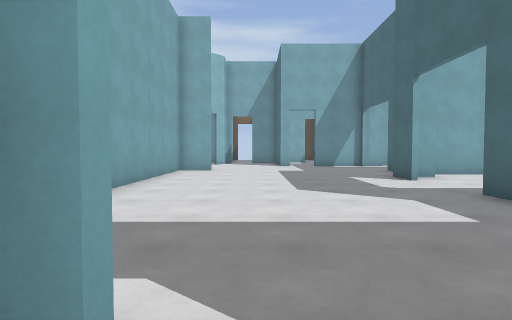
View 1 (above)

24 first-person views from a walk through a 3-D level made in the Godot game engine. The camera is 1.4 m above the floor, tilts 2° down and sees 80° across. The floor is counted in squares, 1.67 m on a side. Each view is taken from the middle of a square. On the plan, view 1 faces up. The plan holds only what a view shows up to about 11 squares ahead; the rest is blank. The place goes on beyond the plan. Characters and animated objects are left out. Surface patterns are stand-ins for the level's own textures.

View 2
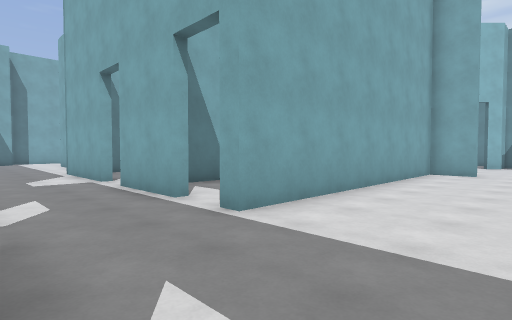

View 3
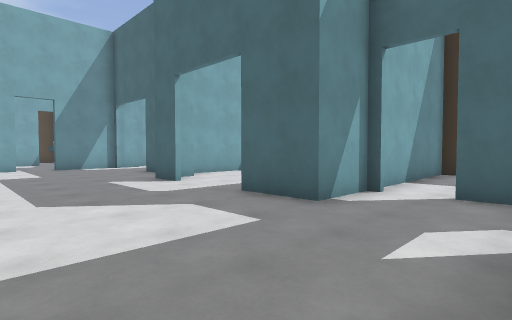

View 4
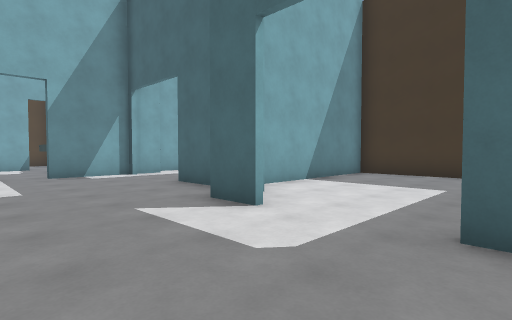

View 5
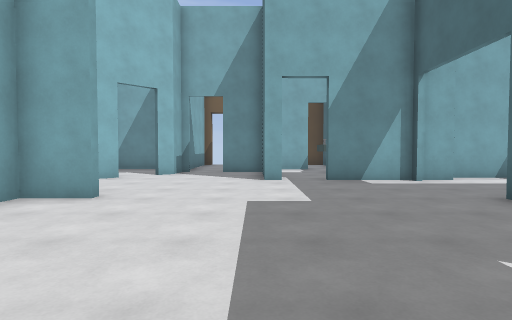

View 6
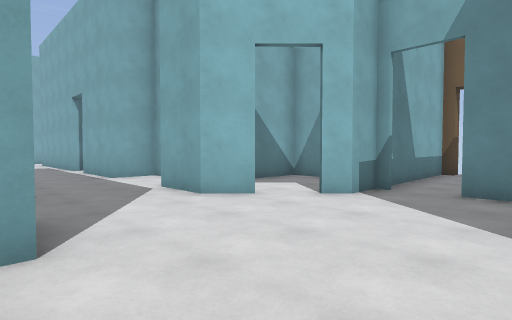

View 7
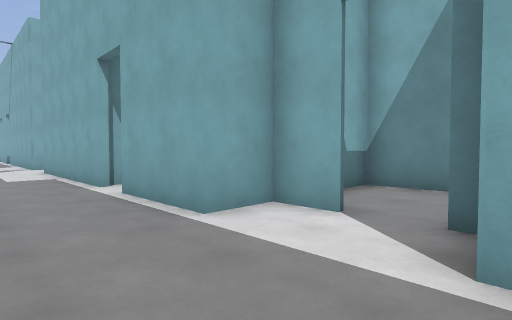

View 8
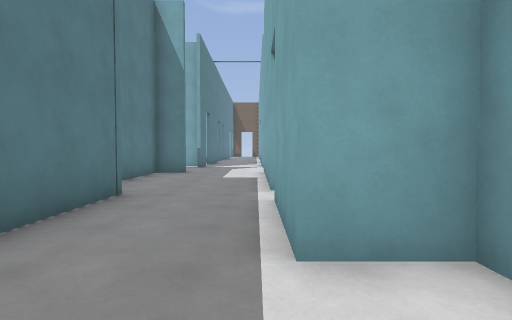

View 9
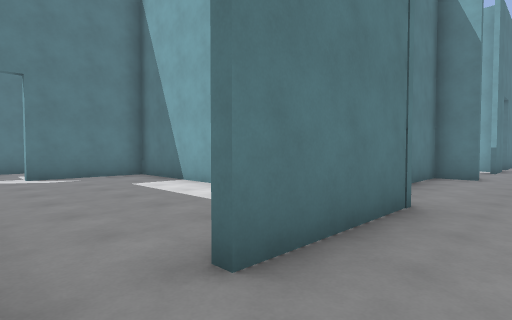

View 10
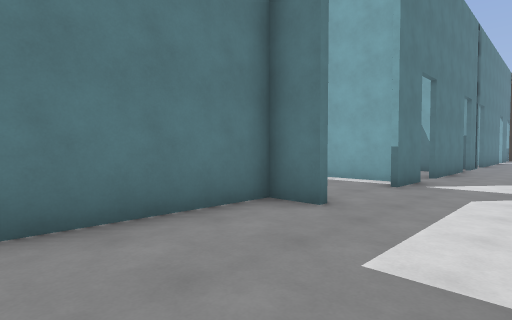

View 11
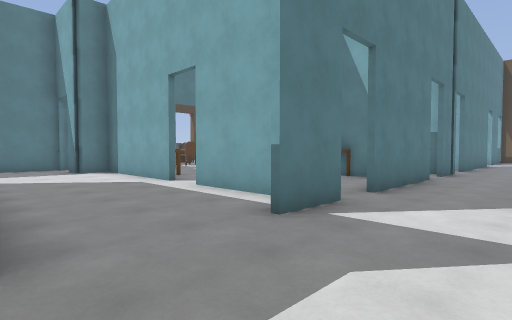

View 12
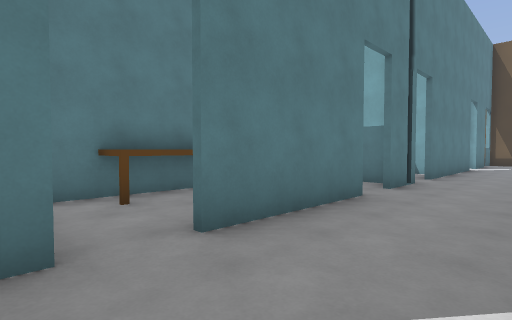

View 13
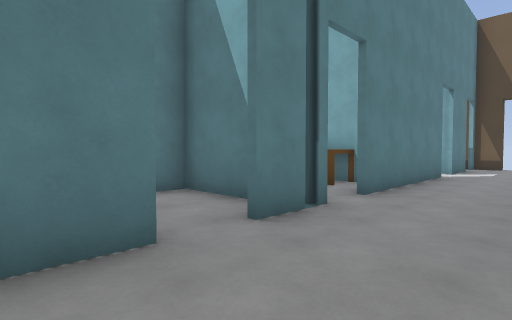

View 14
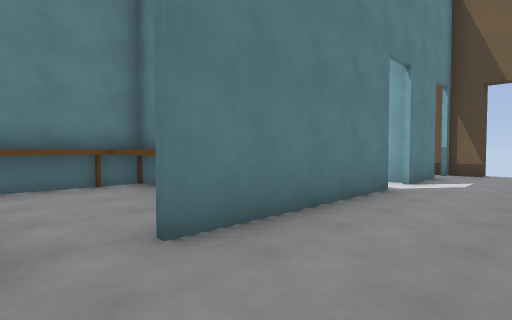

View 15
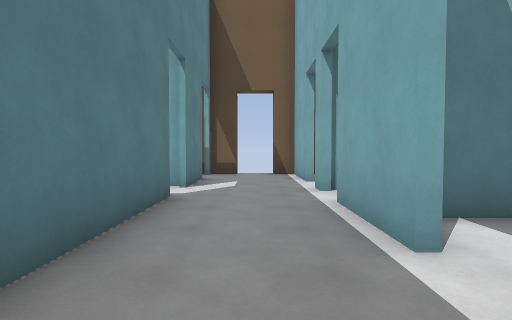

View 16
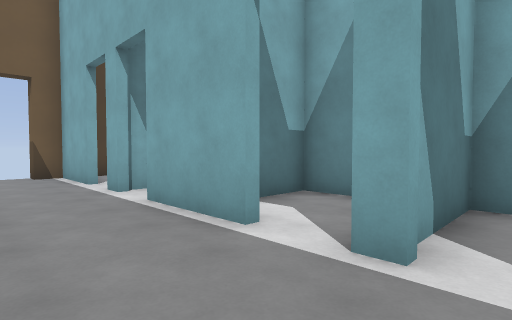

View 17
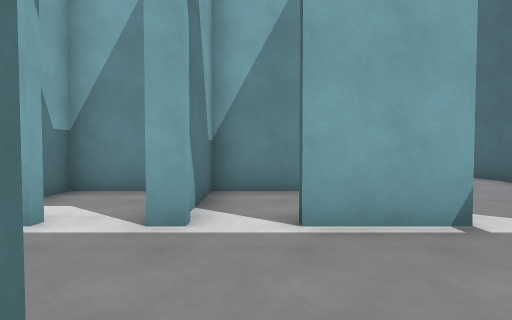

View 18
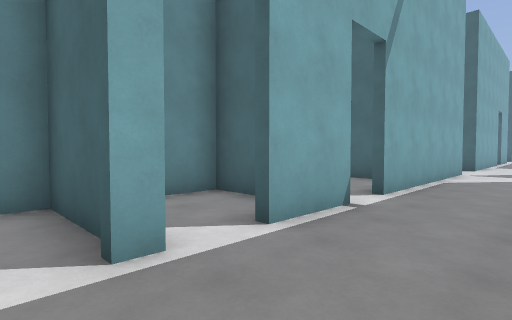

View 19
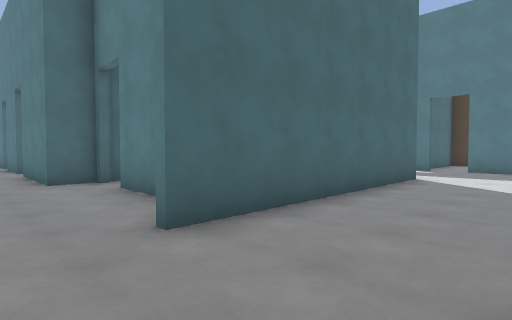

View 20
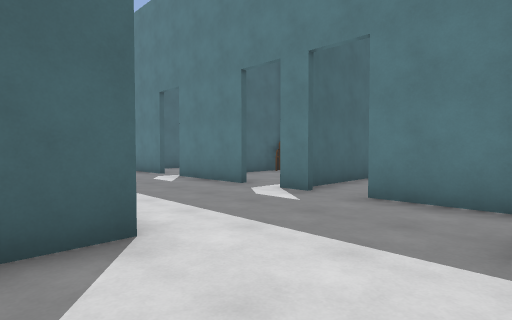

View 21
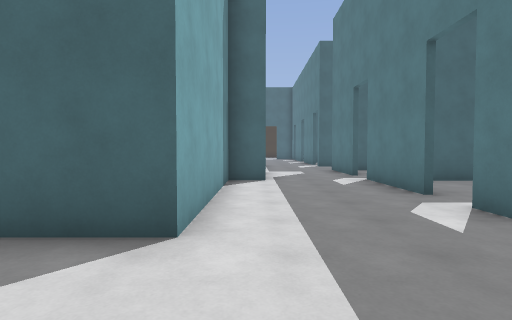

View 22
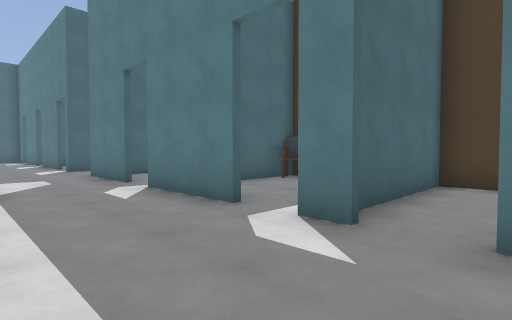

View 23
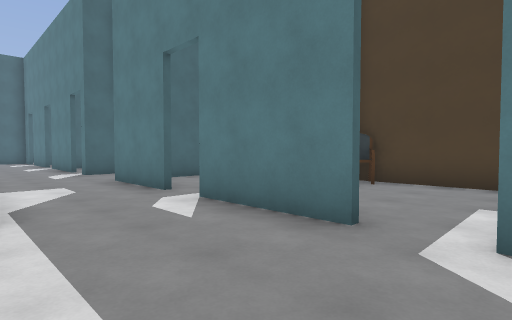

View 24
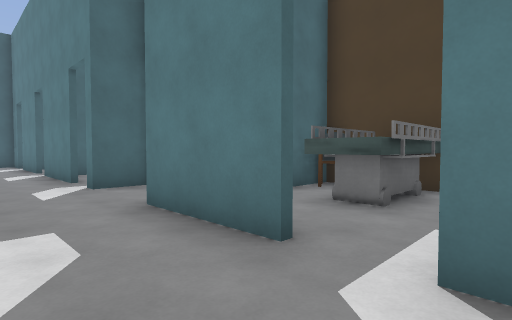

### Floor plan
Key: @ floor where view 1 was taken; # wall or solid block; . floor; ^ raised ledge.
Columns run from 41 left of view 1 to 12 right of it. Each row starts with its distance up from view 1.
 24                                        #
 23                                        #.
 22                                        #.
 21                                        #.
 20                                  ####  #.
 19                                  #..#  #..
 18        ####### ..                #..#  #.##..#
 17 #      #..#..#...#               #..# .#..#..#
 16 #### # ##.#.##.######   #####.####..##....#.######
 15 #.................................................
 14  ................................................
 13 #...............................................
 12 ## ##.#####.##.####.##..#....####.##  ##......#
 11          #..#..#....#...####.#  ..    #.......#
 10          #..#..#^^^.#...#      ...    #.......########
  9          #..##    ###...#     ....    #.......#......#
  8          #^^       .....#    #....    #..............#
  7                    .#...#    #....    #..............#
  6                    ^#...#    #....#.  #...........
  5                     #...######....#.. #......#
  4                     #........####.###.#......#########
  3                     #................................#
  2                      ..........................#.
  1                      ###...###.###....###.#
  0                        ..#...#...# .# ..#@
 -1                         .#...#.#.#
 -2                         .#...#.#.#
 -3                         .#..##. .#
 -4                         ##########

Positions as (right, up) in squares from view 1, and headings:
1: (0, 0), facing up
2: (0, 1), facing up-left
3: (0, 1), facing up-right
4: (1, 5), facing up-right
5: (1, 7), facing up
6: (1, 12), facing up-left
7: (-5, 13), facing up-left
8: (-6, 15), facing left
9: (-7, 14), facing down-left
10: (-13, 15), facing down-left
11: (-17, 15), facing down-left
12: (-21, 15), facing down-left
13: (-25, 15), facing down-left
14: (-29, 15), facing down-left
15: (-30, 14), facing left
16: (-30, 13), facing up-left
17: (-30, 12), facing up
18: (-32, 13), facing up-right
19: (-20, 14), facing down-right
20: (-20, 6), facing down-right
21: (-20, 4), facing right
22: (-18, 4), facing down-right
23: (-16, 4), facing down-right
24: (-12, 3), facing down-right
